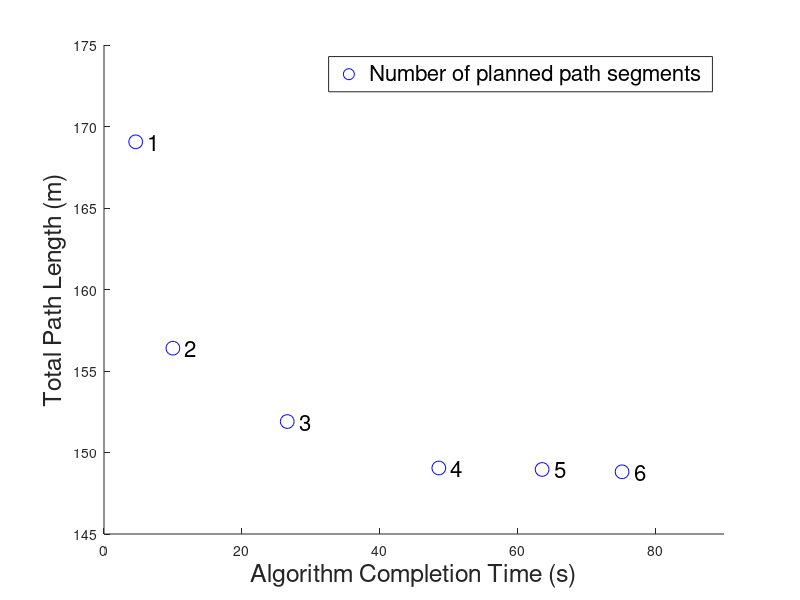
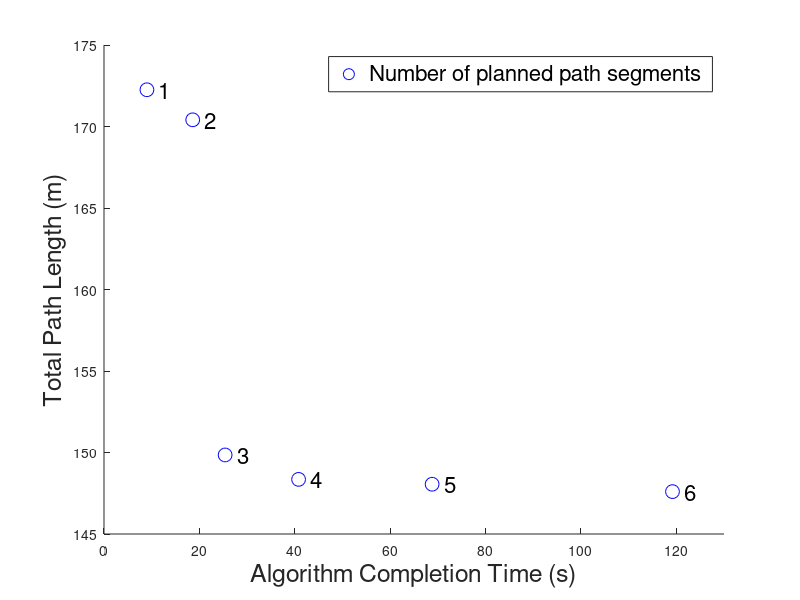

Write MATLAB code to recreate these figures, in order.
close all; clear; clc;

%paredo front for 

%rng(9), 48/4/3
% 2 - 5 num_path
time = 0.2*[23 50 133 243 318 376];
dis = [169.06 156.4 151.9 149.05 148.96 148.816];

%rng(9), 50/4/3
% ms = 3
% time = [29.4 81.8 175.6 375.8 516.2 778.43];
% dis = [ 160.0276
%   147.2014
%   146.5553
%   146.2599
%   146.2529
%   146.2064 ];

figure(1);
hold on;
plot(time(1),dis(1),'bo','MarkerSize',10);
txt1 = '  1';
text(time(1),dis(1),txt1,'fontsize',16);

plot(time(2),dis(2),'bo','MarkerSize',10);
txt2 = '  2';
text(time(2),dis(2),txt2,'fontsize',16);

plot(time(3),dis(3),'bo','MarkerSize',10);
txt3 = '  3';
text(time(3),dis(3),txt3,'fontsize',16);

plot(time(4),dis(4),'bo','MarkerSize',10);
txt4 = '  4';
text(time(4),dis(4),txt4,'fontsize',16);

plot(time(5),dis(5),'bo','MarkerSize',10);
txt5 = '  5';
text(time(5),dis(5),txt5,'fontsize',16);

plot(time(6),dis(6),'bo','MarkerSize',10);
txt6 = '  6';
%text(time(6),dis(6),txt6);
text(time(6),dis(6),txt6,'fontsize',16);

one = legend('Number of planned path segments');
set(one,'fontsize',16);
xlabel('Algorithm Completion Time (s)','fontsize',18);
ylabel('Total Path Length (m)','fontsize',18);
xlim([0 0.2*450]);
ylim([145 175]);
%xlim([0 450]);
%ylim([148 170]);
%title('Number of Planned Path Segment Comparison');
hold off;

%rng(3), 50/4/3
% ms = 3;
time = 0.2*[45 93 127 204 344 596];
dis = [172.253923641734;170.410239996284;149.849643976224;148.351190385225;148.053963065152;147.600466512524];

% figure(1);
% hold on;
% plot(time(1),dis(1),'bo');
% plot(time(2),dis(2),'bs');
% plot(time(3),dis(3),'bd');
% plot(time(4),dis(4),'b^');
% plot(time(5),dis(5),'b<');
% plot(time(6),dis(6),'b>');
% legend('1 segment planned','2 segments planned','3 segments planned','4 segments planned',...
%        '5 segments planned','6 segments planned');
% xlabel('Algorithm Completion Time (s)');
% ylabel('Total Distance (m)');
% %xlim([0 650]);
% %ylim([145 175]);
% xlim([0 400]);
% ylim([148 170]);
% title('Number of Planned Path Segment Comparison');
% hold off;

figure(2);
hold on;
plot(time(1),dis(1),'bo','MarkerSize',10);
txt1 = '  1';
text(time(1),dis(1),txt1,'fontsize',16);

plot(time(2),dis(2),'bo','MarkerSize',10);
txt2 = '  2';
text(time(2),dis(2),txt2,'fontsize',16);

plot(time(3),dis(3),'bo','MarkerSize',10);
txt3 = '  3';
text(time(3),dis(3),txt3,'fontsize',16);

plot(time(4),dis(4),'bo','MarkerSize',10);
txt4 = '  4';
text(time(4),dis(4),txt4,'fontsize',16);

plot(time(5),dis(5),'bo','MarkerSize',10);
txt5 = '  5';
text(time(5),dis(5),txt5,'fontsize',16);

plot(time(6),dis(6),'bo','MarkerSize',10);
txt6 = '  6';
%text(time(6),dis(6),txt6);
text(time(6),dis(6),txt6,'fontsize',16);

one = legend('Number of planned path segments');
set(one,'fontsize',16);
xlabel('Algorithm Completion Time (s)','fontsize',18);
ylabel('Total Path Length (m)','fontsize',18);
xlim([0 0.2*650]);
ylim([145 175]);
%xlim([0 450]);
%ylim([148 170]);
%title('Number of Planned Path Segment Comparison');
hold off;